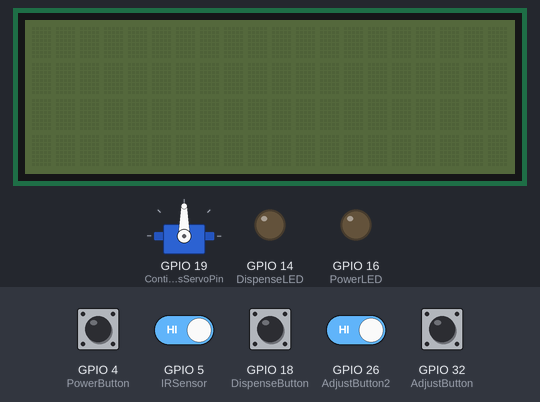
Simulated run of this sketch. Board: ESP32. Parts: 20×4 character LCD, servo, output pins drawn as LEDs (lit = HIGH). The inputs (shaded band) are chosen by the test bench; at power-on: GPIO 4 (PowerButton), GPIO 5 (IRSensor), GPIO 18 (DispenseButton), GPIO 26 (AdjustButton2), GPIO 32 (AdjustButton) HIGH.

Above: at 1.6 s.
1.7 s: GPIO 4 (PowerButton) pulled LOW for 0.65 s
At 2.6 s:
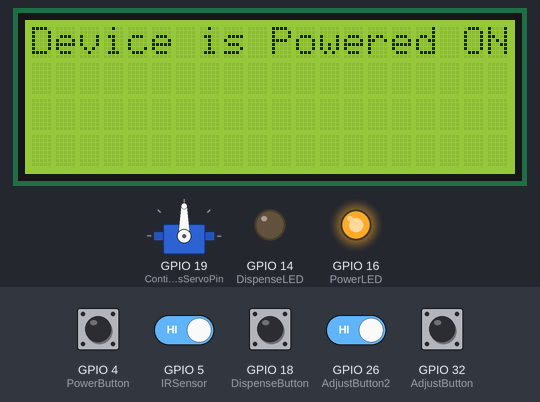
6.4 s: GPIO 5 (IRSensor) driven LOW
At 8.4 s:
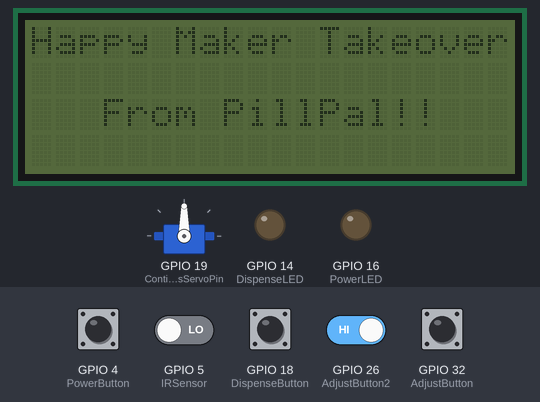
9.6 s: GPIO 4 (PowerButton) driven LOW and GPIO 26 (AdjustButton2) driven LOW
13.7 s: GPIO 26 (AdjustButton2) driven HIGH
At 17.1 s:
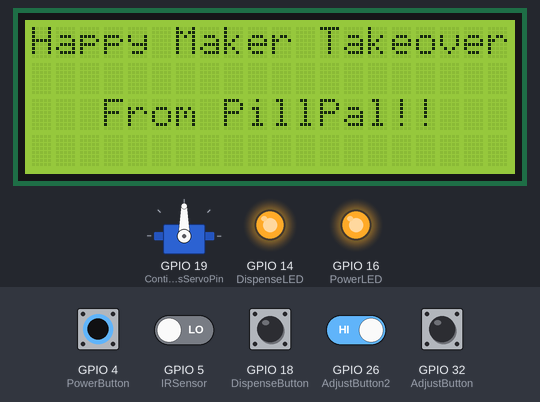
17.7 s: GPIO 5 (IRSensor) driven HIGH and GPIO 26 (AdjustButton2) driven LOW
21.8 s: GPIO 4 (PowerButton) driven HIGH
At 23.6 s:
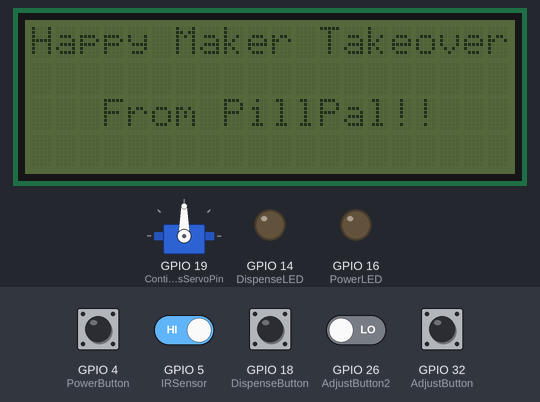
Timing chart, 0 to 25.1 s (numbered marks = the images above; inputs shaded):
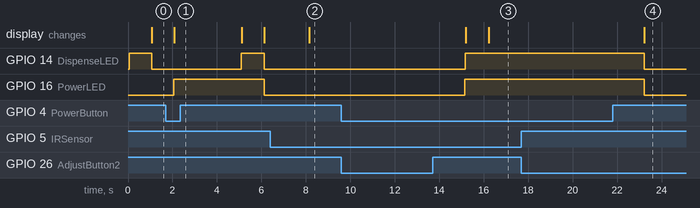

The sketch:

pillpalmakertakeover.ino
```cpp
#include <Wire.h>
#include <Servo.h>
#include <LiquidCrystal_I2C.h>
LiquidCrystal_I2C lcd(0x27, 20, 4);
Servo ContinuousServo;
const int ContinuousServoPin = 19;
const int DispenseLED = 14;
const int DispenseButton = 18;
const int PowerLED = 16;
const int PowerButton = 4;
const int IRSensor = 5;
const int AdjustButton = 32;
const int AdjustButton2 = 26;

int count = 1;
int count2 = 0;
bool powerState = false;


void setup() {
  lcd.init();
  lcd.backlight();
  lcd.clear();
  pinMode(DispenseLED, OUTPUT);
  pinMode(DispenseButton, INPUT_PULLUP);
  pinMode(PowerLED, OUTPUT);
  pinMode(PowerButton, INPUT_PULLUP);
  pinMode(IRSensor, INPUT_PULLUP);
  pinMode(AdjustButton, INPUT_PULLUP);
  pinMode(AdjustButton2, INPUT_PULLUP);
  digitalWrite(DispenseLED, HIGH);
  ContinuousServo.attach(ContinuousServoPin);

}
void loop() {

int val = digitalRead(IRSensor);
if (val == 0){
  // column, row
  delay(1000);
  lcd.clear();
  lcd.setCursor(0, 0);
  lcd.print("Happy Maker Takeover");
  lcd.setCursor(3, 2);
  lcd.print("From PillPal!!");
  delay(6000);
} else{
}
delay(1000);
  if (digitalRead(PowerButton) == LOW) {
    powerState = true;
    digitalWrite(PowerLED, HIGH);
    lcd.backlight();
    lcd.clear();
    if (powerState && count == 1) {
      lcd.print("Device is Powered ON");
      count=count+1;
      delay(3000);
      lcd.clear();
    } else {
      lcd.clear();
    }
  } else if (digitalRead(PowerButton) == HIGH) {
    digitalWrite(PowerLED, LOW);
    powerState = false;
  }
  if (powerState==false) {
    digitalWrite(DispenseLED, LOW);
    digitalWrite(PowerLED, LOW);
    lcd.noBacklight();
    //ContinuousServo
    return;
  }

  if (digitalRead(DispenseButton) == LOW) {
    digitalWrite(DispenseLED, LOW);
        ContinuousServo.write(114);
        delay(182);
        ContinuousServo.write(90);
        lcd.setCursor(2, 1);
        lcd.print("Dispensing pills");
        delay(3000);
  } else{
    digitalWrite(DispenseLED, HIGH);
    lcd.setCursor(6, 0);
    lcd.print("Pill Pal");
      lcd.setCursor(0, 2);
      lcd.print("Ready to dispense...");
  }
  if (digitalRead(AdjustButton)==LOW){
    lcd.clear();
    lcd.setCursor(1,0);
    lcd.print("Special thanks to");
    lcd.setCursor(3, 1);
    lcd.print("Kyle Altmann,");
    lcd.setCursor(2, 2);
    lcd.print("Nim Batchelor &");
    lcd.setCursor(3, 3);
    lcd.print("the Maker Hub");
    delay(5000);
  }

  if (digitalRead(AdjustButton2)==LOW){
    lcd.clear();
    lcd.setCursor(2, 0);
    lcd.print("ERROR: 05012024");
    lcd.setCursor(3, 2);
    lcd.print("MaKeRtAkEoVeR");
    delay(5000);
  }

}
```

Measured:
- after the input at 1.7 s, GPIO 14 (DispenseLED): LOW → HIGH after 3.4 s, → LOW 1.0 s later; GPIO 16 (PowerLED): LOW → HIGH after 0.37 s, → LOW 4.1 s later; the display: changes after 0.39 s (image 1)
- after the input at 6.4 s, the display: changes after 1.8 s (image 2)
- after the input at 9.6 s, every drawn part: stays the same
- after the input at 13.7 s, the display: first changes after 1.5 s (image 3 shows a later state)
- after the input at 17.7 s, every drawn part: stays the same
- after the input at 21.8 s, GPIO 14 (DispenseLED), GPIO 16 (PowerLED): HIGH → LOW after 1.4 s; the display: changes after 1.4 s (image 4)
